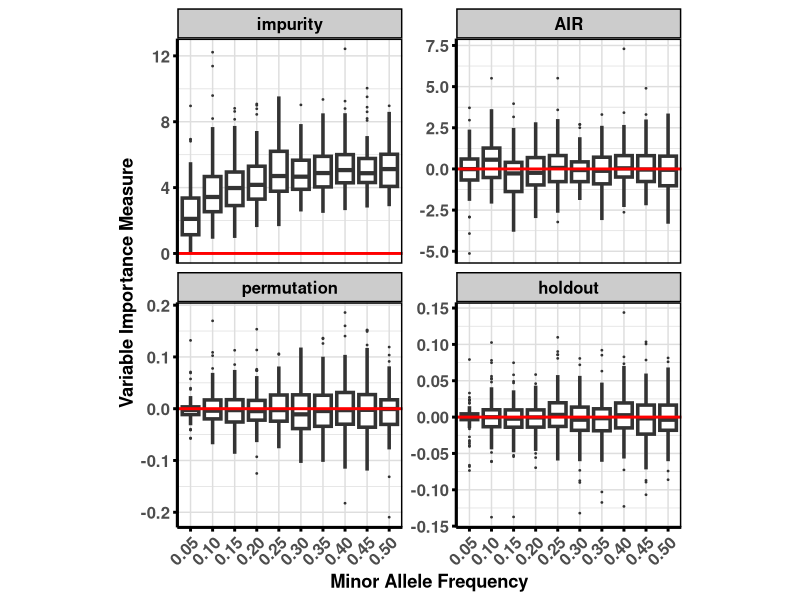
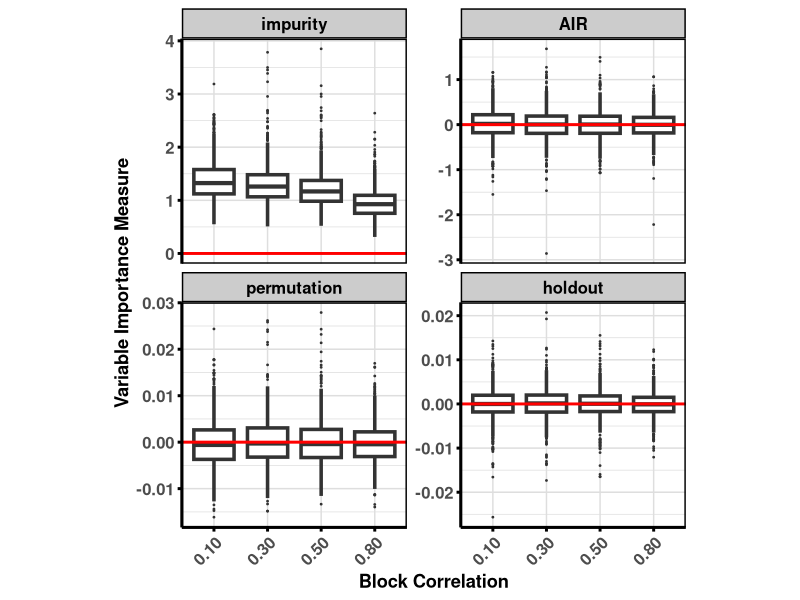
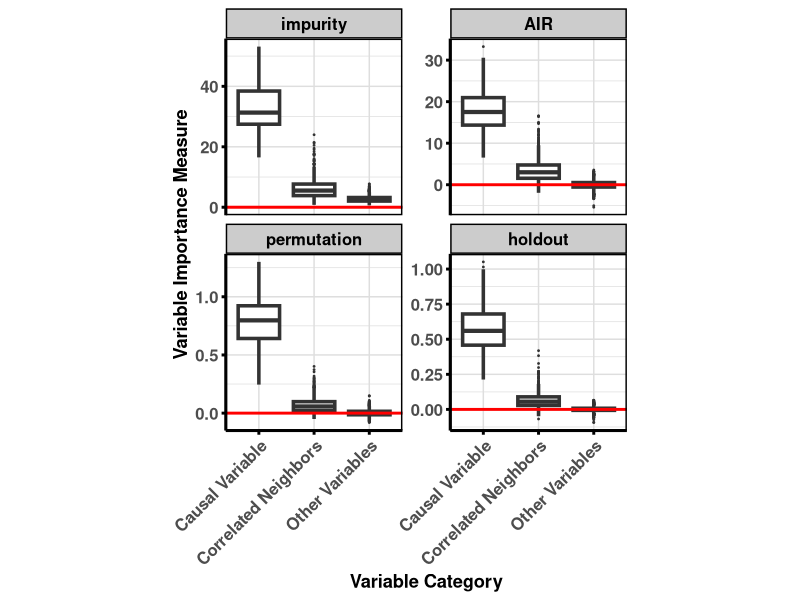
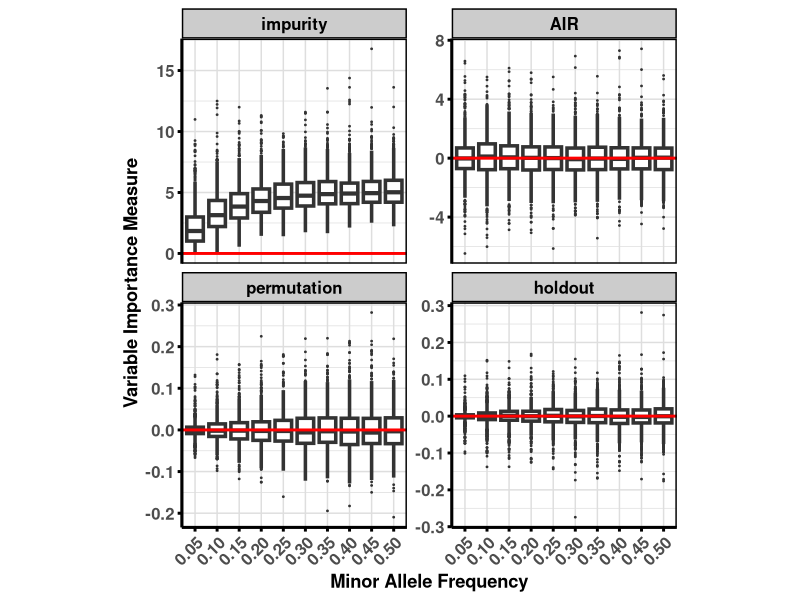

The R source for these figures, in order:
# ═══════════════════════════════════════════════════════════════════════════════
# CONSOLIDATED RANDOM FOREST VARIABLE IMPORTANCE SIMULATION
# ═══════════════════════════════════════════════════════════════════════════════

library(ranger)
library(MASS)
library(Matrix)
library(ggplot2)

# ─── HELPER FUNCTIONS ──────────────────────────────────────────────────────────

# Single replicate: fit four forests
run_one <- function(df, formula, ntree = 50, is_classification = TRUE, node_size = 1) {
  target <- all.vars(formula)[1]
  
  # (a) Gini-impurity importance
  rf_imp <- ranger(
    formula, data = df,
    num.trees = ntree,
    min.node.size = node_size,
    importance = "impurity",
    respect.unordered.factors = "partition"
  )
  
  # (b) Permutation (OOB) importance
  rf_perm <- ranger(
    formula, data = df,
    num.trees = ntree,
    min.node.size = node_size,
    importance = "permutation",
    respect.unordered.factors = "partition"
  )
  
  # (c) Holdout importance using vita::holdoutRF() - UPDATED
  rf_holdout <- holdoutRF(
    formula, data = df,
    num.trees = ntree,
    min.node.size = node_size,
    respect.unordered.factors = "partition"
  )
  
  # (d) AIR importance (aka "impurity_corrected" in ranger >=0.14)
  rf_air <- ranger(
    formula, data = df,
    num.trees = ntree,
    min.node.size = node_size,
    importance = "impurity_corrected",
    respect.unordered.factors = "partition"
  )
  
  list(
    impurity = rf_imp$variable.importance,
    permutation = rf_perm$variable.importance,
    holdout = rf_holdout$variable.importance,
    AIR = rf_air$variable.importance
  )
}

# Generate correlated data with mixed variable types
make_correlated_mixed <- function(n, p_vec, ord_levels, nom_levels, rho) {
  p_tot <- length(p_vec) + length(ord_levels) + length(nom_levels) + 1
  Sigma <- matrix(rho, p_tot, p_tot)
  diag(Sigma) <- 1
  Z <- mvrnorm(n, mu = rep(0, p_tot), Sigma = Sigma)
  U <- pnorm(Z)
  
  cols <- list()
  col <- 1
  
  # Binary variables
  for (i in seq_along(p_vec)) {
    cols[[paste0("B", p_vec[i])]] <- as.integer(U[, col] > (1 - p_vec[i]))
    col <- col + 1
  }
  
  # Ordered factors
  for (i in seq_along(ord_levels)) {
    k <- ord_levels[i]
    breaks <- seq(0, 1, length.out = k + 1)
    cols[[paste0("O", k)]] <- factor(findInterval(U[, col], breaks, rightmost.closed = TRUE),
                                     levels = 1:k, ordered = TRUE)
    col <- col + 1
  }
  
  # Nominal factors
  for (i in seq_along(nom_levels)) {
    k <- nom_levels[i]
    breaks <- seq(0, 1, length.out = k + 1)
    cols[[paste0("N", k)]] <- factor(findInterval(U[, col], breaks, rightmost.closed = TRUE),
                                     levels = 1:k)
    col <- col + 1
  }
  
  # Continuous
  cols[["C"]] <- Z[, col]
  
  as.data.frame(cols)
}

# ─── MAIN SIMULATION FUNCTION ──────────────────────────────────────────────────

#' Comprehensive Random Forest Variable Importance Simulation
#'
#' @param n_reps Number of simulation replicates
#' @param correlation_method Character: "none", "uniform", or "blockwise"
#' @param rho Numeric: For "none" use NULL, for "uniform" use single value, for "blockwise" use vector of 4 values
#' @param n_sample Sample size per replicate
#' @param causal_variable Character: Variable name that should be causal (e.g., "X8") or NULL for no causal effect
#' @param beta Numeric: Effect size for causal variable (log odds ratio for classification) or NULL
#' @param method Character: "maf" (minor allele frequency), "categorical", or "mixed"
#' @param is_classification Logical: TRUE for classification, FALSE for regression
#' @param ntree Number of trees in random forest
#' @param node_size Minimum node size
#' @param seed Random seed for reproducibility
#'
#' @return List containing simulation results and plots
rf_importance_simulation <- function(
    n_reps = 1000,
    correlation_method = "none",  # "none", "uniform", "blockwise"
    rho = NULL,                   # NULL, single value, or vector of 4 values
    n_sample = 100,
    causal_variable = NULL,       # NULL or variable name like "X8"
    beta = NULL,                  # NULL or effect size
    method = "maf",               # "maf", "categorical", "mixed"
    is_classification = TRUE,
    ntree = 50,
    node_size = NULL,
    seed = 2025
) {
  
  set.seed(seed)
  
  # Set default node size
  if (is.null(node_size)) {
    node_size <- if (is_classification) 1 else 5
  }
  
  # Define variable sequences based on method
  if (method == "maf") {
    var_seq <- seq(0.05, 0.50, by = 0.05)
    var_names <- paste0("X", seq_along(var_seq))
  } else if (method == "categorical") {
    var_seq <- c(2, 3, 4, 5, 6, 7, 8, 10, 20, 30)
    var_names <- paste0("X", seq_along(var_seq))
  } else if (method == "mixed") {
    p_vec <- c(0.05, 0.1, 0.2, 0.5)
    ord_levels <- c(5, 10)
    nom_levels <- c(5, 8, 10)
  } else {
    stop("Method must be 'maf', 'categorical', or 'mixed'")
  }
  
  # Setup correlation structure
  if (correlation_method == "none") {
    if (method != "mixed") {
      # Independent variables
      correlation_matrix <- NULL
    }
  } else if (correlation_method == "uniform") {
    if (is.null(rho)) stop("rho must be specified for uniform correlation")
    if (method != "mixed") {
      k <- length(var_seq)
      correlation_matrix <- matrix(rho, k, k)
      diag(correlation_matrix) <- 1
    }
  } else if (correlation_method == "blockwise") {
    if (is.null(rho) || length(rho) != 4) {
      stop("rho must be a vector of 4 values for blockwise correlation")
    }
    # Build block-diagonal correlation matrix
    block_sizes <- rep(10, 4)
    Sigma_blocks <- lapply(seq_along(rho), function(i) {
      m <- block_sizes[i]
      rho_val <- rho[i]
      M <- matrix(rho_val, nrow = m, ncol = m)
      diag(M) <- 1
      M
    })
    correlation_matrix <- as.matrix(bdiag(Sigma_blocks))
    var_seq <- rep(0.1, 40)  # 40 variables for blockwise
    var_names <- paste0("X", seq_along(var_seq), "_ρ", rep(rho, each = 10))
  }
  
  # Storage for results
  res_list <- vector("list", n_reps)
  pb <- txtProgressBar(min = 1, max = n_reps, style = 3)
  
  # Main simulation loop
  for (i in seq_len(n_reps)) {
    
    if (method == "maf") {
      if (correlation_method == "none") {
        # Independent binary variables
        Xmat <- sapply(var_seq, function(p) rbinom(n_sample, 1, p))
      } else if (correlation_method == "uniform") {
        # Correlated binary variables via latent MVN
        Z <- mvrnorm(n_sample, rep(0, length(var_seq)), correlation_matrix)
        Xmat <- sapply(seq_along(var_seq), function(j) {
          as.integer(Z[, j] < qnorm(var_seq[j]))
        })
      } else if (correlation_method == "blockwise") {
        # Blockwise correlated binary variables
        Z <- mvrnorm(n = n_sample, mu = rep(0, length(var_seq)), Sigma = correlation_matrix)
        Xmat <- ifelse(Z > 0, 1L, 0L)
      }
      colnames(Xmat) <- var_names
      
    } else if (method == "categorical") {
      if (correlation_method == "none") {
        # Independent categorical variables
        Xmat <- sapply(var_seq, function(k) sample(1:k, size = n_sample, replace = TRUE))
      } else if (correlation_method == "uniform") {
        # Correlated categorical variables via latent MVN
        Z <- mvrnorm(n_sample, rep(0, length(var_seq)), correlation_matrix)
        U <- pnorm(Z)
        Xmat <- sapply(seq_along(var_seq), function(j) {
          k <- var_seq[j]
          breaks <- seq(0, 1, length.out = k + 1)
          findInterval(U[, j], breaks, rightmost.closed = TRUE)
        })
      }
      colnames(Xmat) <- var_names
      
    } else if (method == "mixed") {
      if (correlation_method == "none") {
        # Independent mixed variables
        Bmat <- sapply(p_vec, function(p) rbinom(n_sample, 1, p))
        colnames(Bmat) <- paste0("B", p_vec)
        
        O5 <- factor(rep(1:5, length.out = n_sample), levels = 1:5, ordered = TRUE)
        O10 <- factor(rep(1:10, length.out = n_sample), levels = 1:10, ordered = TRUE)
        N5 <- factor(rep(1:5, length.out = n_sample))
        N8 <- factor(rep(1:8, length.out = n_sample))
        N10 <- factor(rep(1:8, length.out = n_sample))
        C <- rnorm(n_sample)
        
        Xmat <- data.frame(Bmat, O5, O10, N5, N8, N10, C)
      } else {
        # Correlated mixed variables
        if (is.null(rho)) rho <- 0.9
        Xmat <- make_correlated_mixed(n_sample, p_vec, ord_levels, nom_levels, rho)
      }
    }
    
    # Generate outcome variable
    if (is_classification) {
      if (is.null(causal_variable) || is.null(beta)) {
        # No causal effect
        Y <- factor(rbinom(n_sample, 1, 0.5), labels = c("class0", "class1"))
      } else {
        # Causal effect - handle different data structures
        if (method == "mixed") {
          # For mixed method, Xmat is a data.frame
          if (!causal_variable %in% names(Xmat)) {
            stop(paste("Causal variable", causal_variable, "not found in mixed variables.",
                       "Available variables:", paste(names(Xmat), collapse = ", ")))
          }
          X_causal <- Xmat[[causal_variable]]
        } else {
          # For other methods, Xmat is a matrix
          if (is.matrix(Xmat)) {
            if (!causal_variable %in% colnames(Xmat)) {
              stop(paste("Causal variable", causal_variable, "not found in matrix columns.",
                         "Available variables:", paste(colnames(Xmat), collapse = ", ")))
            }
            X_causal <- Xmat[, causal_variable]
          } else {
            # Handle case where Xmat might be a data.frame
            if (!causal_variable %in% names(Xmat)) {
              stop(paste("Causal variable", causal_variable, "not found.",
                         "Available variables:", paste(names(Xmat), collapse = ", ")))
            }
            X_causal <- Xmat[[causal_variable]]
          }
        }
        intercept <- - beta * mean(X_causal)
        p <- plogis(intercept + beta * X_causal)
        Y <- factor(rbinom(n_sample, 1, p), labels = c("class0", "class1"))
      }
    } else {
      # Regression
      if (is.null(causal_variable) || is.null(beta)) {
        # No causal effect
        Y <- rnorm(n_sample)
      } else {
        # Causal effect - handle different data structures
        if (method == "mixed") {
          # For mixed method, Xmat is a data.frame
          if (!causal_variable %in% names(Xmat)) {
            stop(paste("Causal variable", causal_variable, "not found in mixed variables.",
                       "Available variables:", paste(names(Xmat), collapse = ", ")))
          }
          X_causal <- Xmat[[causal_variable]]
        } else {
          # For other methods, Xmat is a matrix
          if (is.matrix(Xmat)) {
            if (!causal_variable %in% colnames(Xmat)) {
              stop(paste("Causal variable", causal_variable, "not found in matrix columns.",
                         "Available variables:", paste(colnames(Xmat), collapse = ", ")))
            }
            X_causal <- Xmat[, causal_variable]
          } else {
            # Handle case where Xmat might be a data.frame
            if (!causal_variable %in% names(Xmat)) {
              stop(paste("Causal variable", causal_variable, "not found.",
                         "Available variables:", paste(names(Xmat), collapse = ", ")))
            }
            X_causal <- Xmat[[causal_variable]]
          }
        }
        intercept <- 0  # You can adjust this if needed
        Y <- intercept + beta * X_causal + rnorm(n_sample)
      }
    }
    
    # Create data frame
    df <- data.frame(Y, Xmat)
    
    # Run simulation for this replicate
    res_list[[i]] <- run_one(df, Y ~ ., ntree = ntree, 
                             is_classification = is_classification, 
                             node_size = node_size)
    
    setTxtProgressBar(pb, i)
  }
  
  close(pb)
  cat("All", n_reps, "reps done!\n")
  
  # ─── PROCESS RESULTS ────────────────────────────────────────────────────────
  
  # Flatten results into data frame
  all_imp <- do.call(rbind, lapply(seq_along(res_list), function(i) {
    rep_list <- res_list[[i]]
    do.call(rbind, lapply(names(rep_list), function(meth) {
      data.frame(
        method = meth,
        variable = names(rep_list[[meth]]),
        imp = as.numeric(rep_list[[meth]]),
        stringsAsFactors = FALSE
      )
    }))
  }))
  
  # Add variable properties and create factor variables for plotting
  if (correlation_method == "blockwise") {
    all_imp$corr <- as.numeric(sub("^.*_ρ(.+)$", "\\1", all_imp$variable))
    
    # Special handling for causal variable case
    if (!is.null(causal_variable)) {
      # Determine which block the causal variable is in
      causal_block_rho <- as.numeric(sub("^.*_ρ(.+)$", "\\1", causal_variable))
      causal_block_vars <- paste0("X", ((which(rho == causal_block_rho) - 1) * 10 + 1):
                                    (which(rho == causal_block_rho) * 10), "_ρ", causal_block_rho)
      
      # Create three categories
      all_imp$var_category <- ifelse(all_imp$variable == causal_variable, "Causal Variable",
                                     ifelse(all_imp$variable %in% causal_block_vars, "Correlated Neighbors", 
                                            "Other Variables"))
      all_imp$var_category <- factor(all_imp$var_category, 
                                     levels = c("Causal Variable", "Correlated Neighbors", "Other Variables"))
    } else {
      # Original blockwise plotting by correlation level
      all_imp$corr_f <- factor(sprintf("%.2f", all_imp$corr), levels = sprintf("%.2f", rho))
    }
  } else if (method == "maf") {
    # Create property mapping for MAF variables
    maf_mapping <- setNames(var_seq, var_names)
    all_imp$maf <- maf_mapping[all_imp$variable]
    all_imp$maf_f <- factor(sprintf("%.2f", all_imp$maf), 
                            levels = sprintf("%.2f", var_seq))
  } else if (method == "categorical") {
    # Create property mapping for categorical variables
    cat_mapping <- setNames(var_seq, var_names)
    all_imp$n_cats <- cat_mapping[all_imp$variable]
    all_imp$n_cats_f <- factor(all_imp$n_cats, levels = var_seq)
  } else if (method == "mixed") {
    # Extract variable type and property - keep original variable names as factor
    var_mapping <- c(
      setNames(p_vec, paste0("B", p_vec)),
      O5 = 5, O10 = 10, N5 = 5, N8 = 8, N10 = 10, C = 1
    )
    all_imp$var_prop <- var_mapping[all_imp$variable]
    # Keep variable as factor for x-axis ordering
    all_imp$variable <- factor(all_imp$variable, levels = names(var_mapping))
  }
  
  # Fix method factor levels
  all_imp$method <- factor(all_imp$method,
                           levels = c("impurity", "AIR", "permutation", "holdout"))
  
  # ─── HELPER FUNCTIONS FOR PLOTTING ─────────────────────────────────────────
  
  # Function to create consistent plot styling like Utils.R
  create_importance_plot <- function(data, x_var, x_label, title_suffix = "") {
    ggplot(data, aes_string(x = x_var, y = "imp")) +
      geom_boxplot(outlier.size = 0.3, size = 1.2, fatten = 1.2) +
      geom_hline(yintercept = 0, color = "red", size = 1) +
      facet_wrap(~method, ncol = 2, scales = "free_y") +
      labs(
        x = x_label,
        y = "Variable Importance Measure"
      ) +
      theme_light(base_size = 12) +
      theme(
        strip.background = element_rect(fill = "grey80", colour = "black", size = 1),
        strip.text       = element_text(face = "bold", colour = "black", size = rel(1)),
        panel.border     = element_rect(colour = "black", fill = NA, size = 1),
        panel.background = element_rect(fill = "white", colour = NA),
        panel.grid.major = element_line(size = 0.5),
        panel.grid.minor = element_line(size = 0.25),
        axis.line        = element_line(size = 1, colour = "black"),
        axis.ticks       = element_line(size = 1, colour = "black"),
        axis.text        = element_text(face = "bold", size = rel(1)),
        axis.title       = element_text(face = "bold", size = rel(1.1)),
        axis.text.x      = element_text(angle = 45, hjust = 1),
        aspect.ratio     = 1
      )
  }
  
  # ─── CREATE PLOTS ───────────────────────────────────────────────────────────
  
  if (correlation_method == "blockwise") {
    if (!is.null(causal_variable)) {
      # Special plot for causal variable case: group by variable category
      plot_obj <- create_importance_plot(all_imp, "var_category", "Variable Category")
    } else {
      # Original blockwise plot by correlation level
      plot_obj <- create_importance_plot(all_imp, "corr_f", "Block Correlation")
    }
  } else if (method == "maf") {
    plot_obj <- create_importance_plot(all_imp, "maf_f", "Minor Allele Frequency")
  } else if (method == "categorical") {
    plot_obj <- create_importance_plot(all_imp, "n_cats_f", "Number of Categories")
  } else if (method == "mixed") {
    plot_obj <- create_importance_plot(all_imp, "variable", "Variable Type")
  }
  
  # Return results
  return(list(
    results = all_imp,
    plot = plot_obj,
    parameters = list(
      n_reps = n_reps,
      correlation_method = correlation_method,
      rho = rho,
      n_sample = n_sample,
      causal_variable = causal_variable,
      beta = beta,
      method = method,
      is_classification = is_classification,
      ntree = ntree,
      node_size = node_size,
      seed = seed
    )
  ))
}

# ─── EXAMPLE USAGE ──────────────────────────────────────────────────────────────

# Example 1: Basic MAF study with no correlation
result1 <- rf_importance_simulation(
  n_reps = 100,
  correlation_method = "none",
  method = "maf",
  is_classification = FALSE
)
print(result1$plot)

# Example 2: Categorical variables with uniform correlation
# result2 <- rf_importance_simulation(
#   n_reps = 1000,
#   correlation_method = "uniform",
#   rho = 0.9,
#   method = "categorical",
#   is_classification = TRUE
# )
# print(result2$plot)

# Example 3: Mixed variables with causal effect
# result3 <- rf_importance_simulation(
#   n_reps = 1000,
#   correlation_method = "uniform",
#   rho = 0.5,
#   method = "mixed",
#   causal_variable = "B0.1",
#   beta = log(2),
#   is_classification = TRUE
# )
# print(result3$plot)

# Example 4a: Blockwise correlation study without causal effect
result4a <- rf_importance_simulation(
  n_reps = 100,
  correlation_method = "blockwise",
  rho = c(0.1, 0.3, 0.5, 0.8),
  method = "maf",
  is_classification = TRUE
)
print(result4a$plot)

# Example 4b: Blockwise correlation study with causal effect (shows leakage)
result4b <- rf_importance_simulation(
  n_reps = 100,
  correlation_method = "blockwise",
  rho = c(0.1, 0.3, 0.5, 0.8),
  method = "maf",
  causal_variable = "X33_ρ0.8",  # Variable 25 is in the 0.5 correlation block (variables 21-30)
  beta = 2,
  is_classification = FALSE
)
print(result4b$plot)  # This will show: Causal Variable | Correlated Neighbors | Other Variables

# Example 5: Regression with MAF
result5 <- rf_importance_simulation(
   n_reps = 1000,
   correlation_method = "none",
   method = "maf",
   is_classification = FALSE
)
print(result5$plot)
